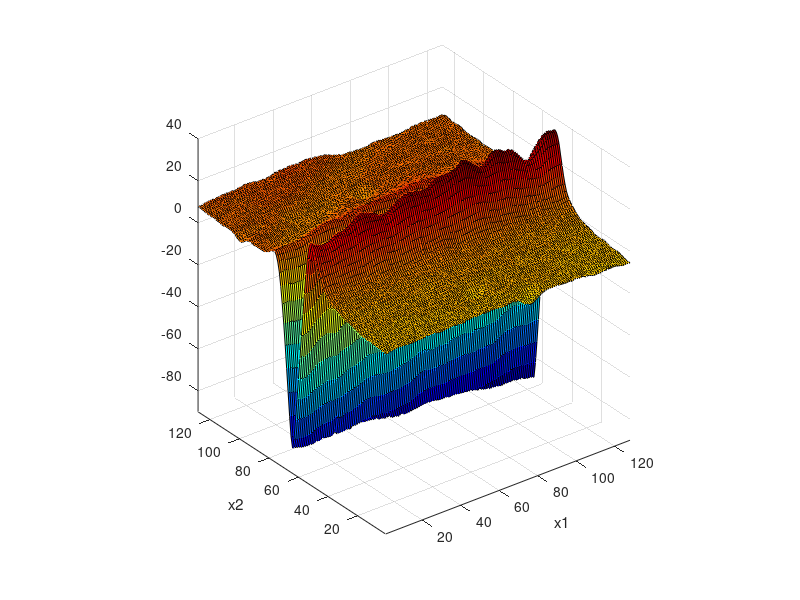
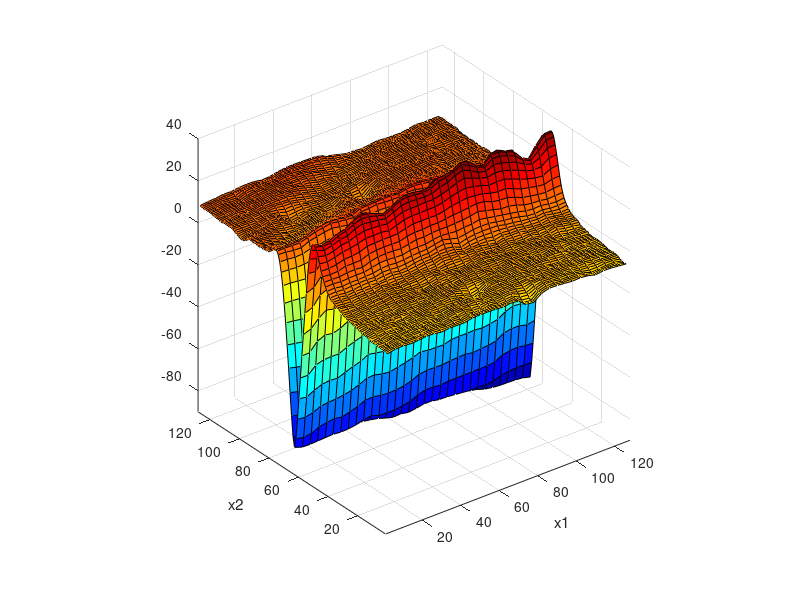

Here is the MATLAB script that generated these plots, in order: (Note: this script raises an error after producing the figures.)
% isotropic/unisotropic undersampling
% x1 change horizontally, x2 change vertically,e.g.(x2,x1)
% (1,1) (1,2) (1,3)... 
% (2,1) (2,2) (2,3)...
% zhouweiyan 20180925
clear
close all
clc
load groove1.mat
figure
surf(groove);colormap(jet)
% view([0 -90])
axis equal
xlim([1,128]);ylim([1,128]);zlim([-90,40]);
xlabel('x1');ylabel('x2');

%% data preparation
% train set
x1_train=2:4:128; x2_train=1:128;
[X1_train,X2_train]=meshgrid(x1_train,x2_train);
X_train=[X1_train(:),X2_train(:)];
y_train=groove(x2_train,x1_train);
y_train=y_train(:);
figure
surf(X1_train,X2_train,reshape(y_train,length(x2_train),length(x1_train)));colormap(jet)
axis equal
xlim([1,128]);ylim([1,128]);zlim([-90,40]);
xlabel('x1');ylabel('x2');view(3)

% test set
x1_test=1:128;x2_test=1:128;
[X1_test,X2_test]=meshgrid(x1_test,x2_test);
X_test=[X1_test(:),X2_test(:)];
y_test_ideal=groove(x2_test,x1_test);
%% GP regression
meanfunc=[];hyp.mean=[];
% mask=[1,0];
covfunc={'covSEard'};hyp.cov=log([10;10;20]);
% covfunc={'covMask',{mask,{'covSEiso'}}};hyp.cov=log([2;40]);  %log([ell;sf])
likfunc='likGauss';hyp.lik=log(0.1);    % log(sn)
hyp=minimize(hyp,@gp,-80,@infGaussLik,meanfunc,covfunc,likfunc,X_train,y_train);
[m,s2]=gp(hyp,@infGaussLik,meanfunc,covfunc,likfunc,X_train,y_train,X_test);
figure
surf(X1_test,X2_test,reshape(m,length(x2_test),length(x1_test)))
colormap(jet)
axis equal
xlim([1,128]);ylim([1,128]);zlim([-90,40]);
xlabel('x1');ylabel('x2');
view(3)
%% Error analysis
range=max(groove(:))-min(groove(:));
% NRMSD=sqrt(sum(m-y_test_ideal(:)).^2)/range
% max(m-y_test_ideal(:))

m_a=reshape(m,length(x2_test),length(x1_test));

figure
surf(y_test_ideal-m_a);xlabel('x1');ylabel('x2');colormap(jet)
zlim([-90,40]);
NRMSD=sqrt(sum((m_a(:)-y_test_ideal(:)).^2))/range
max(abs(m_a(:)-y_test_ideal(:)))
PSNR=max(y_test_ideal(:))*sqrt(length(x1_test)*length(x2_test))/sqrt(sum((m_a(:)-y_test_ideal(:)).^2))

